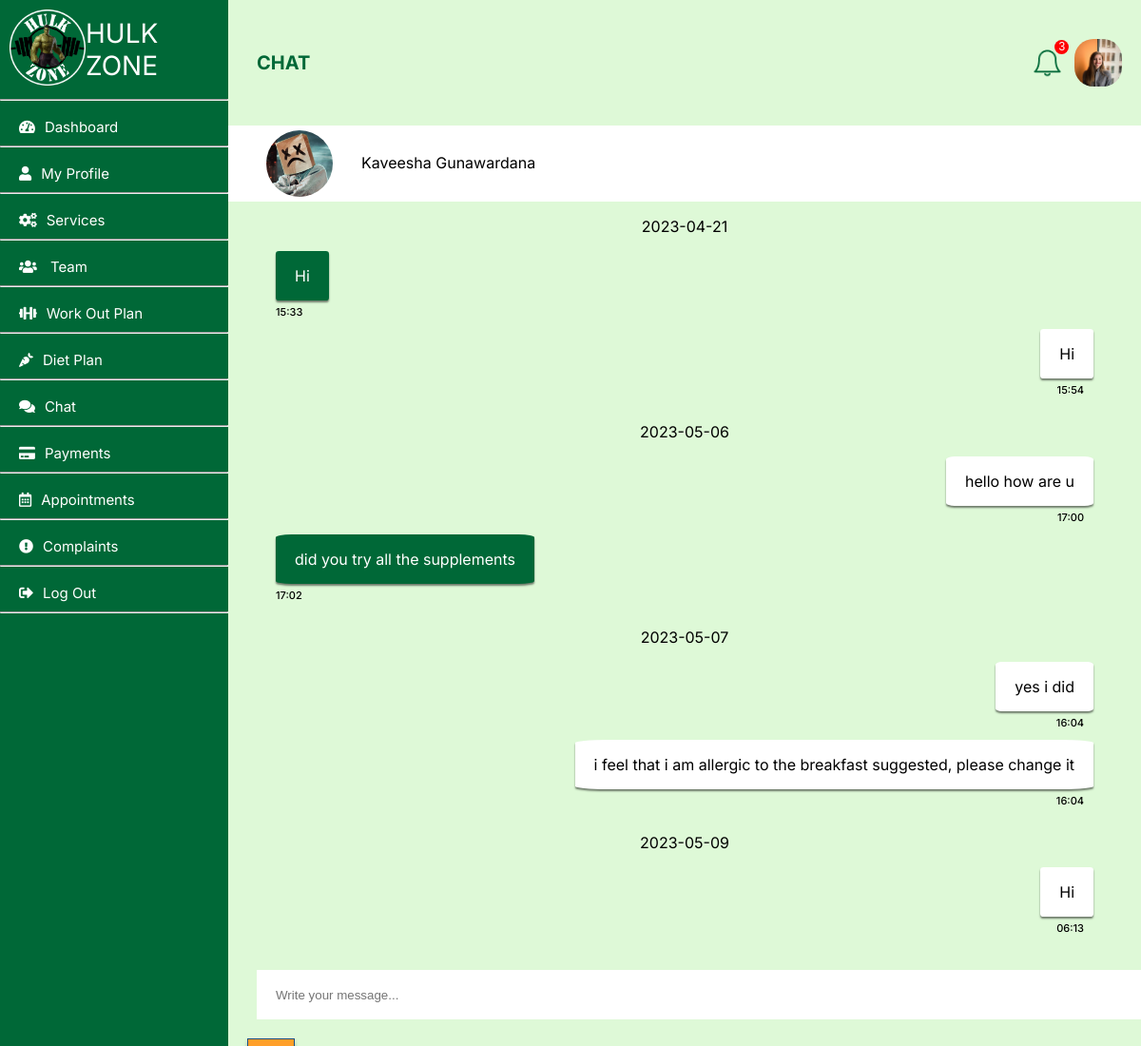
Screenshot of /member/chat.php (signed in) with the database file from the repository.
### tables this page shows
CREATE TABLE `user` (
  `userID` int NOT NULL,
  `fName` text NOT NULL,
  `lName` text NOT NULL,
  `NIC` text NOT NULL,
  `gender` varchar(50) NOT NULL,
  `profilePhoto` text,
  `dateOfBirth` date NOT NULL,
  `roles` int NOT NULL,
  `statuses` int NOT NULL,
  `contactNumber` int NOT NULL,
  `streetNumber` varchar(255) DEFAULT NULL,
  `addressLine01` text,
  `addressLine02` text,
  `city` text,
  `pw` varchar(255) NOT NULL,
  `created_at` date NOT NULL,
  `email` varchar(50) NOT NULL
);

CREATE TABLE `employee` (
  `employeeID` int NOT NULL,
  `userID` int NOT NULL,
  `noOfYearsOfExperience` varchar(100) NOT NULL,
  `avgRating` double NOT NULL DEFAULT '0',
  `qualification` text NOT NULL,
  `description` text NOT NULL,
  `language` varchar(255) NOT NULL
);

CREATE TABLE `chat` (
  `chatID` int NOT NULL,
  `senderID` int NOT NULL,
  `receiverID` int NOT NULL,
  `message` text NOT NULL,
  `dateTime` timestamp NOT NULL DEFAULT CURRENT_TIMESTAMP,
  `status` int NOT NULL
);

### member/setProfilePic.php (called while the page is built, shortened)
<?php
$query = "SELECT * from user where userID = " . $_SESSION['userID'];
    $result = mysqli_query($conn, $query);
    $query1 = "SELECT * from member where userID = " . $_SESSION['userID'];
    $result1 = mysqli_query($conn, $query1);
    if (mysqli_num_rows($result) == 1 && mysqli_num_rows($result1) == 1) {
        $row = mysqli_fetch_assoc($result);
    } else {
        echo '<script> window.alert("Error receiving data!");</script>';
    }
    if(isset($row['profilePhoto']) && $row['profilePhoto'] != NULL){
        $profilePictureLink = $row['profilePhoto'];
    }else{
        $profilePictureLink = '../profileImages/default.png';
    }
?>

### member/chat.php (the view, shortened to what this page needs)
<?php
    include '../connect.php';
    include 'setProfilePic.php';
?>
<?php
$userID = mysqli_real_escape_string($conn, $_SESSION['userID']);
$query1 = "SELECT * FROM member WHERE userID = $userID";
$result1 = mysqli_query($conn, $query1);
if(!$result1){
    echo '<script> window.alert("Error receiving member details!");</script>';
}else{
    $row1 = mysqli_fetch_assoc($result1);
    $memberID = $row1['memberID'];
}
$query2 = "SELECT * FROM servicecharge WHERE memberID = $memberID AND serviceID = 3 AND endDate >= NOW()";
$result2 = mysqli_query($conn, $query2);
if(mysqli_num_rows($result2) == 0){
    echo "<script>alert('You have not selected a service yet. Please select a service to continue.');</script>";
    echo "<script>window.location = 'http://localhost/HulkZone/member/services.php';</script>";
}else{
    $row2 = mysqli_fetch_assoc($result2);
    $dieticianID = $row2['employeeID'];
}
$query3 = "SELECT * from user JOIN employee ON user.userID = employee.userID WHERE employee.employeeID = $dieticianID";
$result3 = mysqli_query($conn, $query3);
if(!$result3){
    echo '<script> window.alert("Error receiving dietician details!");</script>';
}else{
    $row3 = mysqli_fetch_assoc($result3);
    $dieticianUserID = $row3['userID'];
    $dieticianFName = $row3['fName'];
    $dieticianLName = $row3['lName'];
    $dieticianPhoto = $row3['profilePhoto'];
}
$query4 = "SELECT DISTINCT DATE(dateTime) AS chatDate FROM chat WHERE ((senderID = $userID AND receiverID = $dieticianUserID) OR (senderID = $dieticianUserID AND receiverID = $userID)) ORDER BY DATE(dateTime) ASC";
$result4 = mysqli_query($conn, $query4);
?>
<!DOCTYPE html>
<html lang="en">
<head>
    <link rel="stylesheet" type="text/css" href="../member/style/gen.css">
    <link rel="stylesheet" type="text/css" href="../member/style/chat.css">
</head>
<body>
    <div class="container">
        <div class="nav-bar">
            <?php
                include("navBar.php");
            ?>
        <div class="body">
            <div class="header">
                <div class="left">
                    CHAT
                </div>
                <div class="right">
                    <div class="notification-bell">
                        <?php include("notifications.php"); ?>
                    </div>
                    <img src="<?php echo $profilePictureLink; ?>" alt="dp" width="50px" height="50px"
                        style="border-radius: 20px;">
                </div>
            </div>
            <div class="content">
                <div class="chatContent">
                    <div class="topContactBar">
                        <div class="selectedMember">
                            <img src="<?php echo $dieticianPhoto?>" alt="selected member profile"
                                class="selectedMemberProfile">
                            <p class="selectedMemberName">
                                <?php echo $dieticianFName." ".$dieticianLName?>
                            </p>
                        </div>
                    </div>
                    <div class="chatHistory">
                        <div class="chatArea">
                            <ul class="chat">
                                <?php
                                if(mysqli_num_rows($result4) > 0){
                                    while($row4 = mysqli_fetch_assoc($result4)){
                                        $dateTime = $row4['chatDate'];
                                            echo '
                                                <li class="day">
                                                    <p>'.$dateTime.'</p>
                                                </li>
                                            ';
                                            $query5 = "SELECT * FROM chat WHERE DATE(dateTime) = '$dateTime' AND ((senderID = $userID AND receiverID = $dieticianUserID) OR (senderID = $dieticianUserID AND receiverID = $userID)) ORDER BY dateTime ASC";
                                            $result5 = mysqli_query($conn, $query5);
                                            if(mysqli_num_rows($result5) > 0){
                                                while($row5 = mysqli_fetch_assoc($result5)){
                                                    $message = $row5['message'];
                                                    $messageSenderID = $row5['senderID'];
                                                    $time = date('H:i ', strtotime($row5['dateTime']));
                                                    $class = ($messageSenderID == $userID) ? 'rightMessage' : 'leftMessage';
                                                    echo '
                                                        <li class="message '.$class.'">
                                                            <p>'.$message.'</p>
                                                            <span class="time">'.$time.'</span>
                                                        </li>
                                                    ';
                                                }
                                            }else{
                                                echo '
                                                <li class="day">
                                                    <p>Start a coversation</p>
                                                </li>
                                                ';
                                            }
                                    }
                                }else{
                                    echo '
                                        <li class="day">
                                            <p>Start a coversation</p>
                                        </li>
                                        ';
                                }
                                ?>
                            </ul>
                        </div>
                    </div>
                    <div class="replyBar">
                        <form method="post">
                            <input type="text" name="sendingMessage" id="sendingMessage" class="sendingMessage"
                                placeholder="Write your message...">
                            <button name="sendBtn" class="sendBtn" id="sendBtn">Send</button>
                        </form>
                    </div>
                </div>
            </div>
        </div>
</body>
</html>

### member/style/gen.css (style rules this page uses)
.container { display: flex; flex-direction: row; }
.nav-bar { float:left; width: 20%; height: 100vh; background-color: #006837; }
.body { float:left; width: 80%; height: 100vh; display: flex; flex-direction: column; }
.header { height: 12%; background-color: #DEF9D7; display: flex; flex-direction: row; }
.content { height: 88%; background-color: white; overflow-y: auto; overflow-x: hidden; content: ''; }
body { margin: 0; font-family: 'Inter', sans-serif; }
.left { float: left; width: 80%; display: flex; align-items: center; padding: 30px; color: rgba(0, 104, 55, 1); font-size: 20px; font-weight: bold; }
.right { float: left; width: 10%; display: flex; flex-direction: row; align-items: center; margin: 20px; justify-content: space-between; }

### member/style/chat.css (style rules this page uses)
.chatContent { overflow-x: hidden; overflow-y: hidden; height: 100%; width: 100%; }
.topContactBar { width: 100%; height: 40px; display: block; background-color: white; padding: 20px; }
.selectedMemberProfile { width: 70px; height: 70px; border-radius: 50%; margin-top: -15px; margin-left: 20px; }
.selectedMemberName { margin-top: -50px; margin-left: 120px; }
.chatHistory { width: 100%; height: calc(100% - 40px - 150px); background-color: rgba(222, 249, 215, 1); overflow-y: auto; }
.chatArea { margin-left: 50px; margin-right: 50px; }
.chat { display: flex; flex-direction: column; justify-content: center; align-items: flex-start; list-style-type: none; padding: 0; margin: 0; }
.message { border-radius: 6%; box-shadow: 0px 2px 2px 0px rgba(0,0,0,0.5); position: relative; margin-bottom: 30px; }
.day { padding: 0px 20px 0px 20px; background-color: none; color: black; border-radius: 6%; position: relative; margin-bottom: 30px; margin: auto; }
.message.leftMessage { padding: 0px 20px 0px 20px; background-color: rgba(0, 104, 55, 1); color: white; }
.message.leftMessage .time { position: absolute; display: block; left: 0; margin-top: 5px; margin-right: 10px; font-size: 11px; font-weight: 500; color: black; }
.message.rightMessage { align-self: flex-end; padding: 0px 20px 0px 20px; background-color: white; }
.message.rightMessage .time { position: absolute; display: block; right: 0; margin-top: 5px; margin-right: 10px; font-size: 11px; font-weight: 500; color: black; }
.replyBar { width: 100%; height: 80px; display: block; bottom: 0px; background-color: rgba(222, 249, 215, 1); padding: 20px; }
.sendingMessage { left: 0px; height: 50px; width: 1100px; float: left; border: none; padding-left: 20px; background-color: white; margin: 10px; vertical-align: middle; }
.sendBtn { width: 50px; height: 50px; margin: 10px; margin-left: 0px; background-color: rgba(255, 159, 41, 1); vertical-align: middle; border: 1px solid rgba(26, 79, 131, 1); box-shadow: 0px 4px 4px rgba(0, 0, 0, 0.25); cursor: pointer; }

### rows the page displays
user: profilePhoto (picture)
employee: userID.profilePhoto (picture), userID.fName "Kaveesha", userID.lName "Gunawardana"
chat: message "Hi", dateTime "15:33"
chat: message "Hi", dateTime "15:54"
chat: message "hello how are u", dateTime "17:00"
chat: message "did you try all the supplements", dateTime "17:02"
chat: message "yes i did", dateTime "16:04"
chat: message "i feel that i am allergic to the breakfast suggested, please change it", dateTime "16:04"
chat: message "Hi", dateTime "06:13"

### other values shown
$unread_count "3"
$dateTime "2023-04-21"
$dateTime "2023-05-06"
$dateTime "2023-05-07"
$dateTime "2023-05-09"
